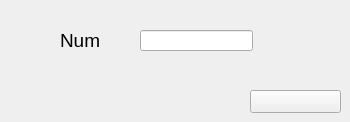
      <widget class="QWidget" name="tab_9">
       <attribute name="title">
        <string>Supprimer un contact</string>
       </attribute>
       <widget class="QLineEdit" name="lineEdit_id_4">
        <property name="geometry">
         <rect>
          <x>140</x>
          <y>30</y>
          <width>113</width>
          <height>21</height>
         </rect>
        </property>
        <property name="styleSheet">
         <string notr="true">background-image: url(:/new/prefix1/white.jpg);</string>
        </property>
       </widget>
       <widget class="QLabel" name="label_21">
        <property name="geometry">
         <rect>
          <x>60</x>
          <y>30</y>
          <width>61</width>
          <height>21</height>
         </rect>
        </property>
        <property name="font">
         <font>
          <pointsize>14</pointsize>
         </font>
        </property>
        <property name="styleSheet">
         <string notr="true">background-image: url(:/new/prefix1/white.jpg);</string>
        </property>
        <property name="text">
         <string>Num</string>
        </property>
       </widget>
       <widget class="QPushButton" name="pb_supprimer_2">
        <property name="geometry">
         <rect>
          <x>250</x>
          <y>90</y>
          <width>91</width>
          <height>23</height>
         </rect>
        </property>
        <property name="styleSheet">
         <string notr="true">background-image: url(:/new/prefix1/supprimer.png);</string>
        </property>
        <property name="text">
         <string/>
        </property>
       </widget>
      </widget>
